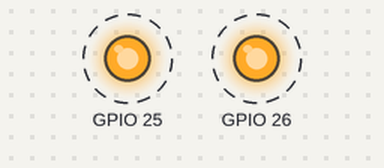
This sketch was run on a simulated ESP32. On the bench: output pins drawn as LEDs (lit = HIGH). Dashed ring = blinking. WiFi joins after 1.5 s; servers stay silent unless stated; what the sketch prints to the serial monitor is not drawn.

Above: at 0.12 s.
Timing chart, 0 to 3.0 s (numbered marks = the images above):
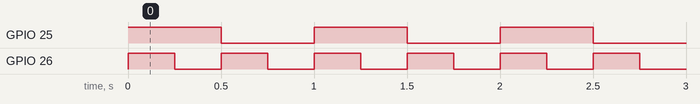

The sketch:

6_multicore_leds.ino
```cpp
#include <WiFi.h>

const char ssid[] = "Redmi Note 10S";
const char pass[] = "11111111";

const char ip[] = "192.168.6.242";
const uint16_t port = 7000;

TaskHandle_t task_h;
TaskHandle_t task_g;
TaskHandle_t task_j;

void function_26(void *params){
   while (true){
      digitalWrite(26, HIGH);
      delay(250);
      digitalWrite(26, LOW);
      delay(250);
   }
}

void function_25(void *params){
   while (true){
      digitalWrite(25, HIGH);
      delay(500);
      digitalWrite(25, LOW);
      delay(500);
   }
}

void function2(void *params){
   Serial.println("[WIFI_CONNECTION]");
   WiFi.mode(WIFI_STA);
   WiFi.begin(ssid, pass);
   if (WiFi.waitForConnectResult()!= WL_CONNECTED) {
      Serial.println("[WIFI_FAIL]");
      delay(1000);
      ESP.restart();
   }
   Serial.printf("[WIFI_SUCCESS]");
   while(true){
   WiFiClient client;
   Serial.printf("[SERVER_CONNECTION]: %s\n", ip);
   if (!client.connect(ip, port)){
      Serial.println("[SERVER_FAIL]");
      delay(2500);
      return;
   }
   Serial.println("[SERVER_SUCCESS]");

   // SERVER INTERACTION
   while(client.connect(ip, port)){
      client.printf("1");
      String ans = client.readStringUntil('\n');
      Serial.println(ans);
      delay(1000);
   }
   client.stop();
   Serial.println("[SERVER_DISCONNECT]");
   delay(2500);
   }
}

void setup() {
   Serial.begin(115200);
   pinMode(26, OUTPUT);
   pinMode(25, OUTPUT);
   xTaskCreatePinnedToCore(function_25, "j", 10000, NULL, 1, &task_j, 0);
   xTaskCreatePinnedToCore(function_26, "g", 10000, NULL, 1, &task_h, 0);
   xTaskCreatePinnedToCore(function2, "h", 10000, NULL, 1, &task_g, 1);
}

void loop() {
   // SERVER CONNECTION
   vTaskDelay(100);
}
```

Measured:
- by itself, GPIO 25: alternates HIGH for 0.50 s and LOW for 0.50 s
- by itself, GPIO 26: alternates HIGH for 0.25 s and LOW for 0.25 s
- by itself, everything shown: repeats every 2.0 s, in 8 steps
